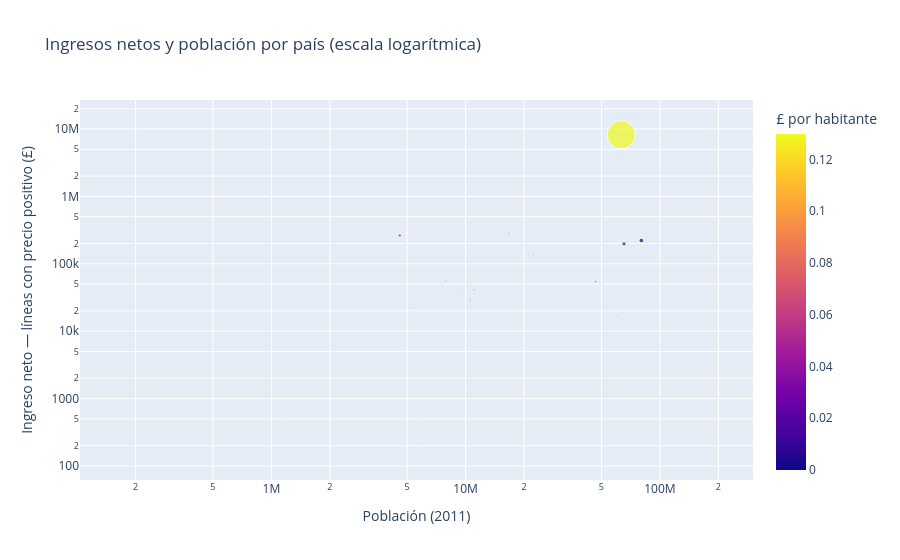

Notebook cell for this chart:
### Code cell
# Segunda fuente: población 2011 del Banco Mundial para normalizar la comparación entre países.
population = fetch_country_population(year=2011)
country_context = country_positive_price.copy()
country_context["WorldBankCountry"] = country_context["Country"].map(country_name_for_merge)
country_context = country_context.merge(population, on="WorldBankCountry", how="left")
country_context["RevenuePerInhabitant"] = country_context["NetRevenuePositivePriceLines"] / country_context["Population"]
display(country_context.sort_values("RevenuePerInhabitant", ascending=False).head(10))

# La visualización interactiva muestra volumen y población; no representa rentabilidad.
import plotly.express as px
interactive_country = country_context.dropna(subset=["Population"]).query("NetRevenuePositivePriceLines > 0")
fig = px.scatter(
    interactive_country,
    x="Population",
    y="NetRevenuePositivePriceLines",
    size="Invoices",
    color="RevenuePerInhabitant",
    hover_name="Country",
    log_x=True,
    log_y=True,
    title="Ingresos netos y población por país (escala logarítmica)",
    labels={"Population": "Población (2011)", "NetRevenuePositivePriceLines": "Ingreso neto — líneas con precio positivo (£)", "RevenuePerInhabitant": "£ por habitante"},
)
fig.show()
figures_dir = PROJECT_ROOT / "reports" / "figures"
figures_dir.mkdir(parents=True, exist_ok=True)
fig.write_html(figures_dir / "country_revenue_population.html")

### Figure 1 — Plotly figure (JSON) as saved in the notebook; plotly's stock layout.template omitted (floating-point values rounded to 4 significant figures)
{"data": [{"hovertemplate": "<b>%{hovertext}</b><br><br>Población (2011)=%{x}<br>Ingreso neto — líneas con precio positivo (£)=%{y}<br>Invoices=%{marker.size}<br>£ por habitante=%{marker.color}<extra></extra>", "hovertext": ["United Kingdom", "Netherlands", "Ireland", "Germany", "France", "Australia", "Switzerland", "Spain", "Belgium", "Sweden", "Japan", "Norway", "Portugal", "Finland", "Channel Islands", "Denmark", "Italy", "Cyprus", "Austria", "Singapore", "Israel", "Poland", "Greece", "Iceland", "Canada", "Malta", "United Arab Emirates", "Lebanon", "Lithuania", "Brazil", "Bahrain", "Saudi Arabia"], "legendgroup": "", "marker": {"color": [0.1298, 0.01705, 0.05748, 0.002762, 0.003021, 0.006136, 0.007126, 0.001172, 0.003706, 0.003873, 0.0002765, 0.007099, 0.002782, 0.004144, 0.1258, 0.003369, 0.0002814, 0.01129, 0.00121, 0.001759, 0.001018, 0.0001895, 0.0004242, 0.01351, 0.0001068, 0.006019, 0.0002678, 0.0003324, 0.0005485, 5.856e-06, 0.0004589, 5.228e-06], "coloraxis": "coloraxis", "size": [21391, 100, 360, 603, 461, 69, 74, 105, 119, 46, 28, 40, 71, 48, 33, 21, 55, 20, 19, 10, 9, 24, 6, 7, 6, 10, 3, 1, 4, 1, 4, 2], "sizemode": "area", "sizeref": 53.48, "symbol": "circle"}, "mode": "markers", "name": "", "orientation": "v", "showlegend": false, "type": "scatter", "x": [63260000.0, 16690000.0, 4580000.0, 80270000.0, 65340000.0, 22340000.0, 7912000.0, 46740000.0, 11040000.0, 9449000.0, 127800000.0, 4953000.0, 10560000.0, 5388000.0, 159700.0, 5571000.0, 60030000.0, 1146000.0, 8392000.0, 5184000.0, 7766000.0, 38060000.0, 11100000.0, 319000.0, 34340000.0, 416300.0, 7105000.0, 5096000.0, 3028000.0, 195300000.0, 1195000.0, 25090000.0], "xaxis": "x", "y": [8210000.0, 284700.0, 263300.0, 221700.0, 197400.0, 137100.0, 56390.0, 54770.0, 40910.0, 36600.0, 35340.0, 35160.0, 29370.0, 22330.0, 20090.0, 18770.0, 16890.0, 12950.0, 10150.0, 9120.0, 7908.0, 7213.0, 4711.0, 4310.0, 3666.0, 2505.0, 1902.0, 1694.0, 1661.0, 1144.0, 548.4, 131.2], "yaxis": "y"}], "layout": {"coloraxis": {"colorbar": {"title": {"text": "£ por habitante"}}, "colorscale": [[0.0, "#0d0887"], [0.1111, "#46039f"], [0.2222, "#7201a8"], [0.3333, "#9c179e"], [0.4444, "#bd3786"], [0.5556, "#d8576b"], [0.6667, "#ed7953"], [0.7778, "#fb9f3a"], [0.8889, "#fdca26"], [1.0, "#f0f921"]]}, "legend": {"itemsizing": "constant", "tracegroupgap": 0}, "title": {"text": "Ingresos netos y población por país (escala logarítmica)"}, "xaxis": {"anchor": "y", "domain": [0.0, 1.0], "title": {"text": "Población (2011)"}, "type": "log"}, "yaxis": {"anchor": "x", "domain": [0.0, 1.0], "title": {"text": "Ingreso neto — líneas con precio positivo (£)"}, "type": "log"}}}
